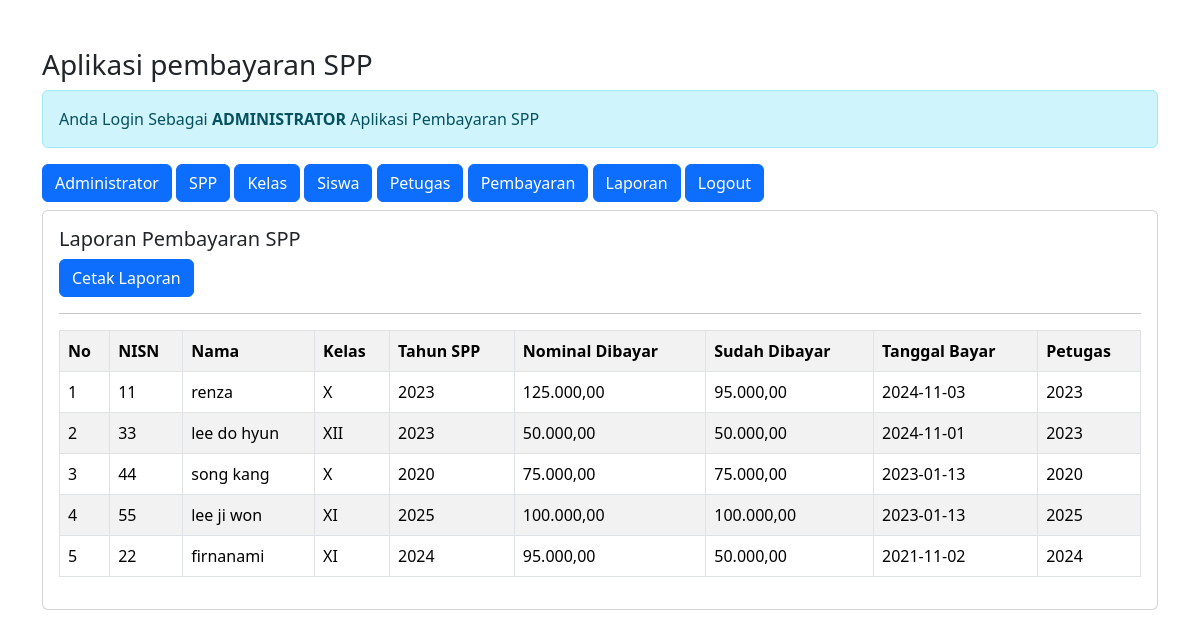
Screenshot of /admin/admin.php?url=laporan (signed in) with the database file from the repository.
### tables this page shows
CREATE TABLE `pembayaran` (
  `id_pembayaran` int(11) NOT NULL,
  `id_petugas` int(11) NOT NULL,
  `nisn` varchar(10) NOT NULL,
  `tgl_bayar` date NOT NULL,
  `bulan_dibayar` text NOT NULL,
  `tahun_dibayar` varchar(4) NOT NULL,
  `id_spp` int(11) NOT NULL,
  `jumlah_bayar` int(11) NOT NULL
);

CREATE TABLE `siswa` (
  `nisn` int(10) NOT NULL,
  `nis` char(8) NOT NULL,
  `nama` varchar(35) NOT NULL,
  `id_kelas` int(11) NOT NULL,
  `alamat` text NOT NULL,
  `no_telp` varchar(13) NOT NULL,
  `id_spp` int(11) NOT NULL
);

CREATE TABLE `kelas` (
  `id_kelas` int(11) NOT NULL,
  `nama_kelas` varchar(10) NOT NULL,
  `kompetensi_keahlian` varchar(50) NOT NULL
);

CREATE TABLE `spp` (
  `id_spp` int(11) NOT NULL,
  `tahun` int(11) NOT NULL,
  `nominal` int(11) NOT NULL
);

### admin/laporan.php (the view)
<h5>Laporan Pembayaran SPP</H5>
<a href="cetak-laporan.php" class="btn btn-primary"> Cetak Laporan</a>
<hr>
<table class="table table-striped table-bordered">
    <tr class="fw-bold">
        <td>No</td>
        <td>NISN</td>
        <td>Nama</td>
        <td>Kelas</td>
        <td>Tahun SPP</td>
        <td>Nominal Dibayar</td>
        <td>Sudah Dibayar</td>
        <td>Tanggal Bayar</td>
        <td>Petugas</td>
    </tr>
    <?php
    include'../koneksi.php';
    $no = 1;
    $sql = "SELECT*FROM Pembayaran,siswa,kelas,spp,petugas WHERE pembayaran.nisn=siswa.nisn AND
    siswa.id_kelas=kelas.id_kelas AND pembayaran.id_spp=spp.id_spp AND
    pembayaran.id_petugas=petugas.id_petugas ORDER by tgl_bayar DESC";
    $query = mysqli_query($koneksi, $sql);
    foreach($query as $data){
        ?>
    <tr>
        <td><?= $no++; ?></td>
        <td><?= $data['nisn'] ?></td>
        <td><?= $data['nama'] ?></td>
        <td><?= $data['nama_kelas'] ?></td>
        <td><?= $data['tahun'] ?></td>
        <td><?= number_format($data['nominal'],2,',','.'); ?></td>
        <td><?= number_format($data['jumlah_bayar'],2,',','.'); ?></td>
        <td><?= $data['tgl_bayar'] ?></td>
        <td><?= $data['tahun'] ?></td>
    </tr>
        <?php  }
    ?>
</table>

### rows the page displays
pembayaran: siswa.nisn "11", siswa.nama "renza", kelas.nama_kelas "X", id_spp.tahun "2023", id_spp.nominal "125.000,00", jumlah_bayar "95.000,00", tgl_bayar "2024-11-03"
pembayaran: siswa.nisn "33", siswa.nama "lee do hyun", kelas.nama_kelas "XII", id_spp.tahun "2023", id_spp.nominal "50.000,00", jumlah_bayar "50.000,00", tgl_bayar "2024-11-01"
pembayaran: siswa.nisn "44", siswa.nama "song kang", kelas.nama_kelas "X", id_spp.tahun "2020", id_spp.nominal "75.000,00", jumlah_bayar "75.000,00", tgl_bayar "2023-01-13"
pembayaran: siswa.nisn "55", siswa.nama "lee ji won", kelas.nama_kelas "XI", id_spp.tahun "2025", id_spp.nominal "100.000,00", jumlah_bayar "100.000,00", tgl_bayar "2023-01-13"
pembayaran: siswa.nisn "22", siswa.nama "firnanami", kelas.nama_kelas "XI", id_spp.tahun "2024", id_spp.nominal "95.000,00", jumlah_bayar "50.000,00", tgl_bayar "2021-11-02"
